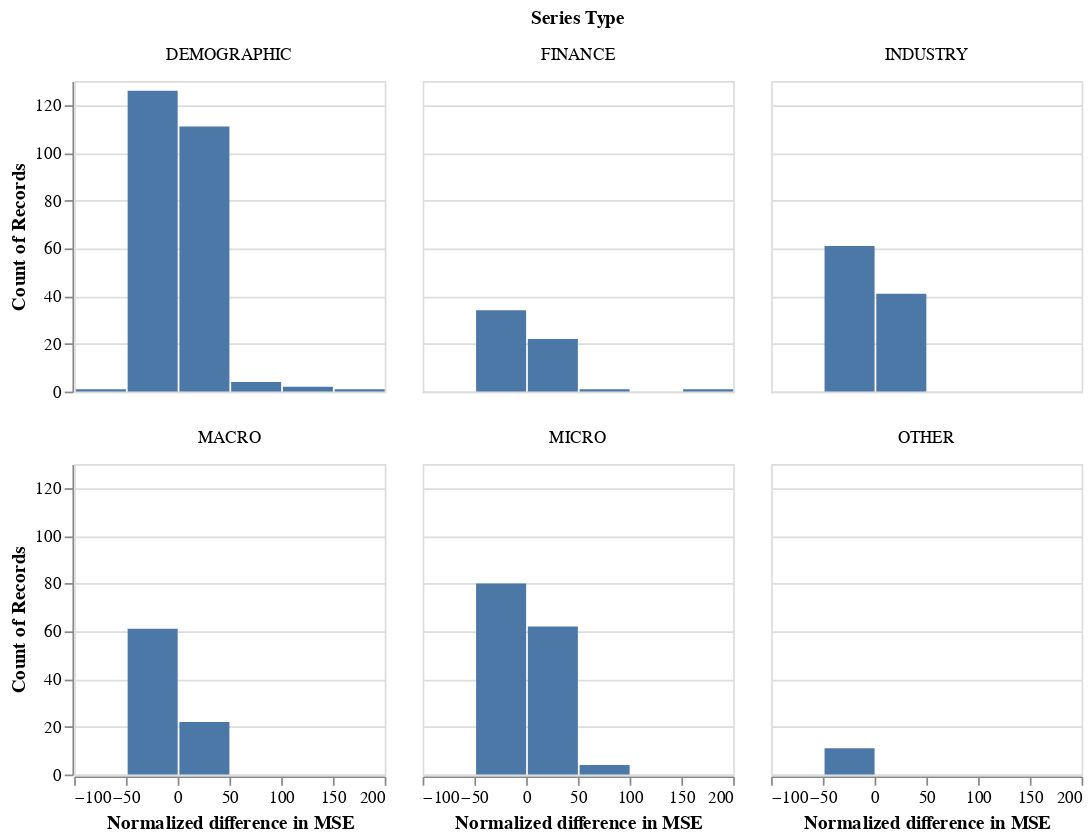

The cell this chart's notebook holds for it:
### Code cell
(altair.Chart(yearly_est_df).mark_bar().encode(
    altair.X("MSE_Ratio", bin=True, title = 'Normalized difference in MSE'),
    y='count()')
 .properties(
    width=180,
    height=180)
.facet(
    facet=altair.Facet('series_type', title = 'Series Type'),
    columns=3
)
)

### Figure 1 — Vega-Lite specification as saved in the notebook (floating-point values rounded to 4 significant figures; data arrays with more than 128 entries replaced by an {"elided": "..."} marker saying what was removed)
{"config": {"view": {"continuousWidth": 400, "continuousHeight": 300}}, "data": {"name": "data-2928d5f4f550e3f9991509cf656bdb9d"}, "facet": {"type": "nominal", "field": "series_type", "title": "Series Type"}, "spec": {"mark": "bar", "encoding": {"x": {"type": "quantitative", "bin": true, "field": "MSE_Ratio", "title": "Normalized difference in MSE"}, "y": {"type": "quantitative", "aggregate": "count"}}, "height": 180, "width": 180}, "columns": 3, "$schema": "https://vega.github.io/schema/vega-lite/v4.8.1.json", "datasets": {"data-2928d5f4f550e3f9991509cf656bdb9d": {"elided": "645 records"}}}
